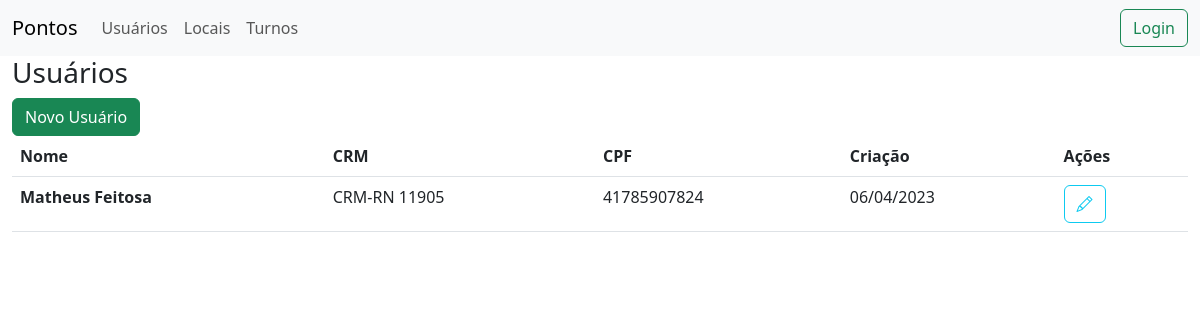
Page /profiles/ on the earlier database version.
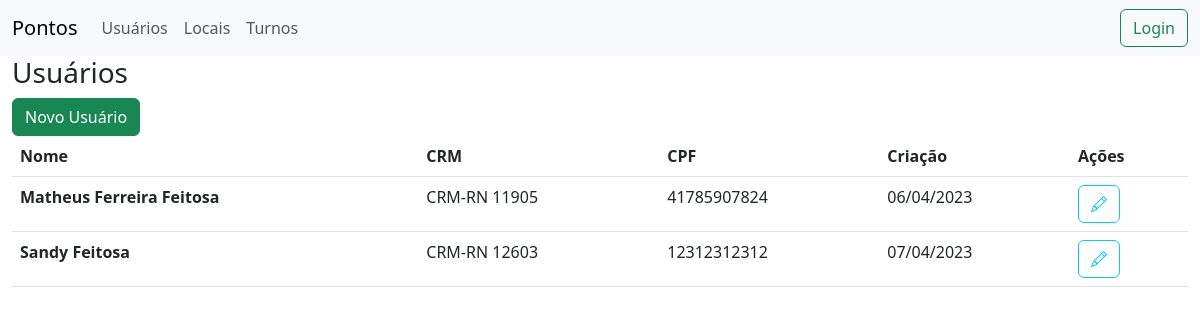
Same page on the later database version.
### profiles/models.py (models this page shows, shortened)
class Profile(models.Model):
    user = models.OneToOneField(
        User, on_delete=models.CASCADE,
        null=True,
        blank=True,
        verbose_name='Usuário',
    )
    id = models.UUIDField(
        default=uuid.uuid4,
        unique=True,
        primary_key=True,
        editable=False,
    )
    full_name = models.CharField(
        max_length=200,
        verbose_name='Nome completo',
    )
    cpf = models.CharField(
        max_length=11,
        editable=False,
        verbose_name='CPF',
    )
    crm_number = models.CharField(
        max_length=20,
        verbose_name='Número do CRM',
    )
    crm_state = models.CharField(
        max_length=2,
        choices=STATE_CHOICES,
        verbose_name='Estado do CRM',
    )
    created = models.DateTimeField(
        auto_now_add=True,
        editable=False,
        verbose_name='Data de criação',
    )

### profiles/views.py (the view)
# urls.py: path("", views.profiles, name="profiles"),
def profiles(request):
    profiles = Profile.objects.all()
    return render(request, 'profiles/profiles_list.html', {'profiles': profiles})

### templates/profiles/profiles_list.html (shortened to what this page needs)
{% extends "base.html" %}
{% block content %}
<h3>Usuários</h3>
<a href="{% url 'create_user' %}"
    class="btn btn-success">Novo Usuário</a>
<table class="table">
    <thead>
        <tr>
            <th scope="col">Nome</th>
            <th scope="col">CRM</th>
            <th scope="col">CPF</th>
            <th scope="col">Criação</th>
            <th scope="col">Ações</th>
        </tr>
    </thead>
    <tbody>
        {% for profile in profiles %}
        <tr>
            <th scope="row">{{profile.full_name}}</th>
            <td>CRM-{{profile.crm_state}} {{profile.crm_number}}</td>
            <td>{{profile.cpf}}</td>
            <td>{{profile.created|date:"d/m/Y"}}</td>
            <td>
                <form action="{% url 'edit_profile' profile.id %}"
                    method="get">
                    <button type="submit"
                        class="btn btn-outline-info">
                        <i class="bi bi-pencil"></i>
                    </button>
                </form>
            </td>
        </tr>
        {% endfor %}
    </tbody>
</table>
{% endblock content %}

Differences in the rows shown:
changed Profile: full_name "Matheus Feitosa" → "Matheus Ferreira Feitosa"
added Profile: full_name "Sandy Feitosa", crm_state "RN", crm_number "12603", cpf "12312312312", created "07/04/2023"
